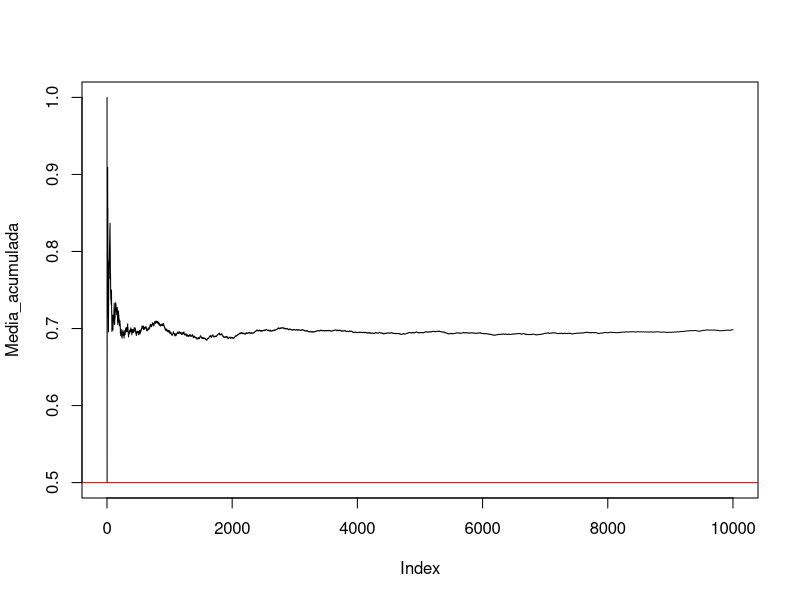

Reproduce this figure in R. (Note: this script raises an error after producing the figure.)
#si no se indica, R asume que los procesos son equiprobables
x <- c(0,1)
n <- 10000
 
muestra <- sample(x,n,replace=TRUE, prob=c(0.3,0.7)) #cambia la probabilidad
FA <-cumsum(muestra)
Media_acumulada <- FA/1:n #vector de 1 a n

plot(Media_acumulada,type="l") #tipo L (linea)
abline(0.5,0,col="red") #paralela al eje x

dado <- c(1,2,3,4,5,6)
n_dados <- 4
muestra2 <-sample(dado,n_dados,replace=TRUE)
sum(muestra2)

suma_dados <- replicate(10000,sum(sample(dado,n_dados,replace=TRUE)))
tabla_dados <- data.frame(suma_dados)
tabla_dados$suma_factor <- as.factor(tabla_dados,dados$suma_dados)
frec <- table(suma_factor)
#para crear una nueva columna se usa $ ej: tabla_dados$nuevacol
porcentaje <- 100*frec/sum(frec)

barplot(frec,xlab="nombre del eje x", ylab="nombre del eje y",col="blue")
#similar a una campana de gauss



